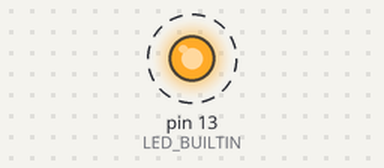
A sketch run on a simulated Arduino Uno, built with avr-gcc and run on an emulated ATmega328P. Parts: output pins drawn as LEDs (lit = HIGH). Dashed ring = blinking.

Above: at 0.08 s.
Timing chart, 0 to 3.0 s (numbered marks = the images above):
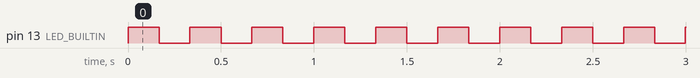

Measured:
- by itself, pin 13 (LED_BUILTIN): alternates HIGH for 0.17 s and LOW for 0.17 s

The sketch:

blink_sketch.ino
```cpp
void setup() {
  // Initialize the built-in LED pin as an output
  pinMode(LED_BUILTIN, OUTPUT);
}

void loop() {
  // Turn the LED on
  digitalWrite(LED_BUILTIN, HIGH);
  delay(167);  // Wait for 167ms

  // Turn the LED off
  digitalWrite(LED_BUILTIN, LOW);
  delay(166);  // Wait for 166ms (total cycle = 333ms for 3 Hz)
}
```
